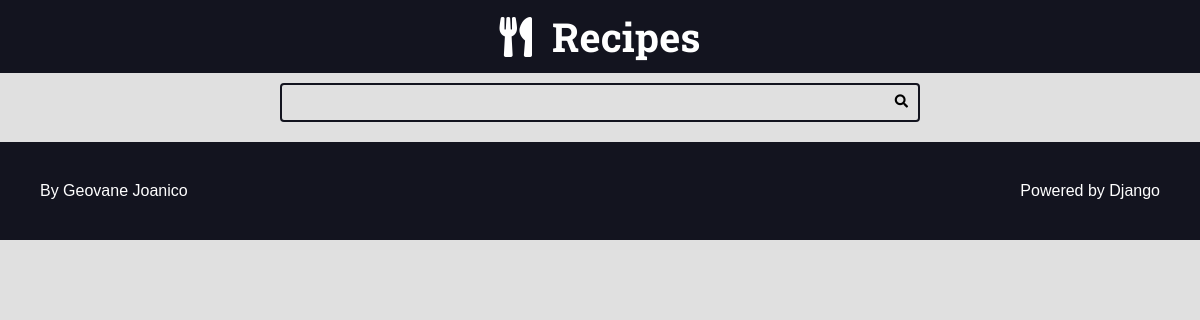
The app's page /recipes/category/2/, older data.
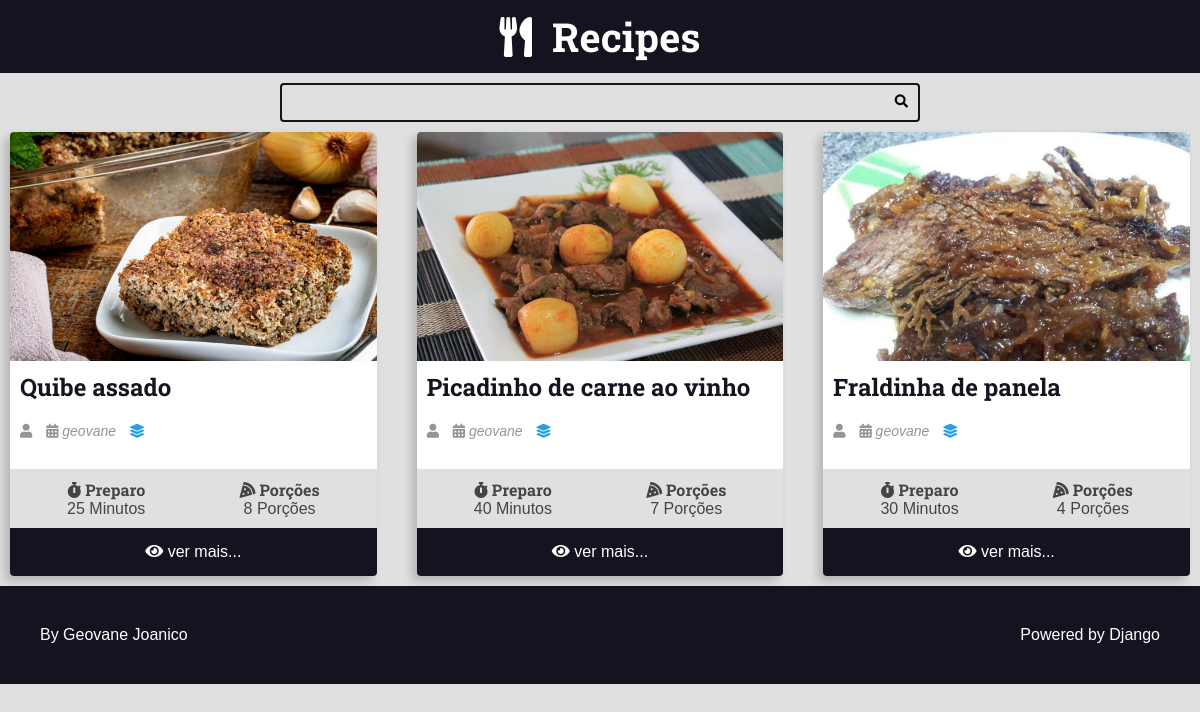
The same page, newer data.
### recipes/models.py (models this page shows, shortened)
class Recipe(models.Model):
    title = models.CharField(max_length=65)
    descripition = models.CharField(max_length=165)
    slug = models.SlugField()
    preparation_time = models.IntegerField()
    preparation_time_unit = models.CharField(max_length=65)
    servings = models.IntegerField()
    servings_unit = models.CharField(max_length=65)
    preparation_steps = models.TextField()
    preparation_steps_is_html = models.BooleanField(default=False)
    created_at = models.DateField(auto_now_add=True)
    updated_at = models.DateField(auto_now=True)
    is_published = models.BooleanField(default=False)
    cover = models.ImageField(upload_to='recipes/covers/%Y/%m/%d/', blank=True, default='')
    category = models.ForeignKey(Category, on_delete=models.SET_NULL, null=True, blank=True, default=None,)
    author = models.ForeignKey(User, on_delete=models.SET_NULL, null=True)

### recipes/views.py (the view)
# urls.py: path('recipes/category/<int:category_id>/', views.category, name="category"),
def category(request, category_id):
    recipes = Recipe.objects.filter(category__id=category_id, is_published=True).order_by('-id')
    return render(request, 'recipes/pages/category.html', context={
        'recipes': recipes,
    })

### recipes/templates/recipes/pages/category.html (shortened to what this page needs)
{% extends "global/base.html" %}
{% block content %}
<div class="main-content main-content-list container">
    {% for recipe in recipes %}
    {% include 'recipes/partials/recipe.html' %}
    {% endfor %}
 </div>
 {% endblock content %}

### recipes/templates/recipes/partials/recipe.html (shortened to what this page needs)
<div class="recipe recipe-list-item">
    {% if recipe.cover %}
    <div class="recipe-cover">
        <a href="{% url 'recipes:recipe' recipe.id %}">
        <img src="{{recipe.cover.url}}" alt="Temporário">
        </a>
    </div>
    {% endif %}
    <div class="recipe-title-container">
        <h2 class="recipe-title">
        <a href="{% url 'recipes:recipe' recipe.id %}">
        {{recipe.title}}</h2>
    </div>
    <div class="recipe-author">
        <span class="recipe-author-item">
            <i class="fas fa-user"></i>
        </span>
        <span class="recipe-author-item">
            <i class="fas fa-calendar-alt"></i>
            {% if recipe.author.first_name %}
            {{ recipe.created_at|date:"d/m/Y" }} às {{ recipe.created_at|time:"H:i" }}
            {% else %}
            {{ recipe.author.username }}
            {% endif %}
        </span>
        {% if recipe.category is not None %}
            <span class="recipe-author-item">
                <a href="{% url "recipes:category" recipe.category.id %}">
                    <i class="fas fa-layer-group"></i>
                </a>
            </span>
        {% endif %}
    </div>
    <div class="recipe-content">
    </div>
    <div class="recipe-meta-container">
        <div class="recipe-meta recipe-preparation">
            <h3 class="recipe-meta-title"><i class="fas fa-stopwatch"></i> Preparo</h3>
            <div class="recipe-meta-text">
                {{recipe.preparation_time}} {{recipe.preparation_time_unit}}
            </div>
        </div>
        <div class="recipe-meta recipe-servings">
            <h3 class="recipe-meta-title"><i class="fas fa-pizza-slice"></i> Porções</h3>
            <div class="recipe-meta-text">
                {{recipe.servings}} {{recipe.servings_unit}}
            </div>
        </div>
    </div>
    {% if is_detail_page is not True %}
    <footer class="recipe-footer">
        <a class="recipe-read-more button button-dark button-full-width" href={% url 'recipes:recipe' recipe.id %}>
            <i class="fas fa-eye"></i>
            <span>ver mais...</span>
    </footer>
    {% endif %}
</div>

Row changes from the older to the newer data that the page shows:
added Recipe: cover (picture), title "Quibe assado", author.username "geovane", preparation_time "25", preparation_time_unit "Minutos", servings "8", servings_unit "Porções"
added Recipe: cover (picture), title "Picadinho de carne ao vinho", author.username "geovane", preparation_time "40", preparation_time_unit "Minutos", servings "7", servings_unit "Porções"
added Recipe: cover (picture), title "Fraldinha de panela", author.username "geovane", preparation_time "30", preparation_time_unit "Minutos", servings "4", servings_unit "Porções"
